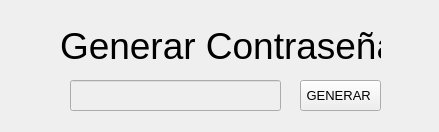
<?xml version="1.0" encoding="UTF-8"?>
<ui version="4.0">
 <class>MainWindow</class>
 <widget class="QMainWindow" name="MainWindow">
  <property name="geometry">
   <rect>
    <x>0</x>
    <y>0</y>
    <width>439</width>
    <height>132</height>
   </rect>
  </property>
  <property name="windowTitle">
   <string>MainWindow</string>
  </property>
  <widget class="QWidget" name="centralwidget">
   <widget class="QLabel" name="label">
    <property name="geometry">
     <rect>
      <x>60</x>
      <y>20</y>
      <width>321</width>
      <height>51</height>
     </rect>
    </property>
    <property name="font">
     <font>
      <pointsize>28</pointsize>
     </font>
    </property>
    <property name="text">
     <string>Generar Contraseña</string>
    </property>
   </widget>
   <widget class="QPushButton" name="BtnGenerar">
    <property name="geometry">
     <rect>
      <x>300</x>
      <y>80</y>
      <width>81</width>
      <height>31</height>
     </rect>
    </property>
    <property name="font">
     <font>
      <pointsize>10</pointsize>
     </font>
    </property>
    <property name="text">
     <string>GENERAR </string>
    </property>
   </widget>
   <widget class="QLineEdit" name="TxtContrasena">
    <property name="enabled">
     <bool>false</bool>
    </property>
    <property name="geometry">
     <rect>
      <x>70</x>
      <y>80</y>
      <width>211</width>
      <height>31</height>
     </rect>
    </property>
   </widget>
  </widget>
 </widget>
 <resources/>
 <connections/>
</ui>
